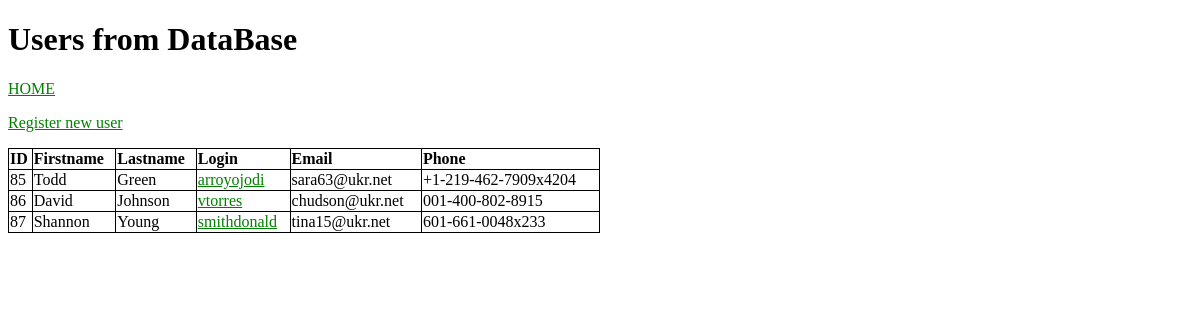
/users/, run on an earlier commit of the app's database.
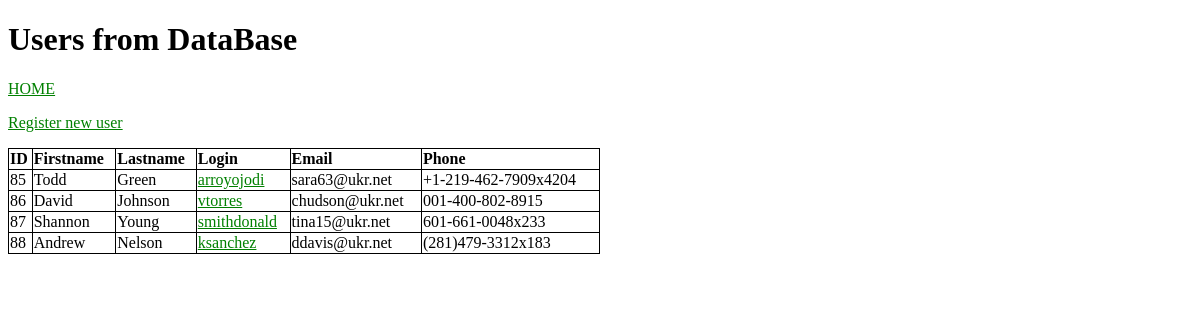
And on a later commit of the database.
### users/models.py (models this page shows)
class User(models.Model):
    login = models.CharField(max_length=255, null=True)
    password = models.CharField(max_length=255, null=True)
    firstname = models.CharField(max_length=255)
    lastname = models.CharField(max_length=255)
    phone = models.CharField(max_length=20, null=True, unique=True)
    email = models.EmailField(null=False, unique=True)

### users/views.py (the view)
# urls.py: path('', include('users.urls')),
def users(request):
    if not request.GET:
        users_db = User.objects.all().values()
        context = {
            'users': users_db
        }
        return render(request, 'users.html', context)
    else:
        user_email = request.GET.get('email')
        new_user = User.objects.filter(email=user_email).values()
        return HttpResponse(f'New users: {new_user}')

### users/templates/users.html (shortened to what this page needs)
<!DOCTYPE html>
<html>
<body>
<h1>Users from DataBase</h1>
<p><a href="/">HOME</a></p>
<a href="{% url 'register_user' %}">Register new user</a>
<div>
  <table style="width:50%">
    <tr color="blue">
      <th>ID</th>
      <th>Firstname</th>
      <th>Lastname</th>
      <th>Login</th>
      <th>Email</th>
      <th>Phone</th>
    </tr>
      {% for user in users %}
    <tr>
      <td>{{ user.id }}</td>
      <td>{{ user.firstname }}</td>
      <td>{{ user.lastname }}</td>
      <td><a href="{% url 'new_user_id' user.id %}">{{ user.login }}</a></td>
      <td>{{ user.email }}</td>
      <td>{{ user.phone }}</td>
    </tr>
      {% endfor %}
  </table>
</div>
</body>
</html>

What changed in the data, as far as the page shows it:
added User: id "88", firstname "Andrew", lastname "Nelson", login "ksanchez", email "ddavis@ukr.net", phone "(281)479-3312x183"
